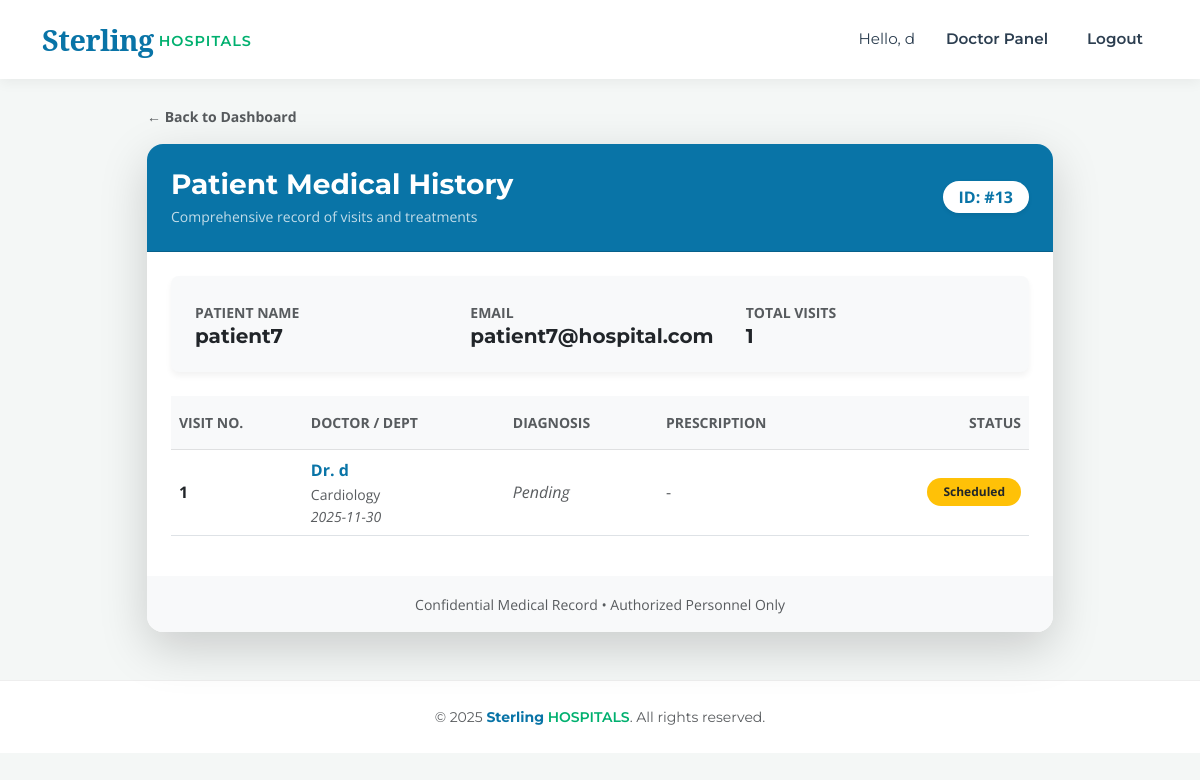
The page /patient_history/13 (signed in) on the database as committed earlier.
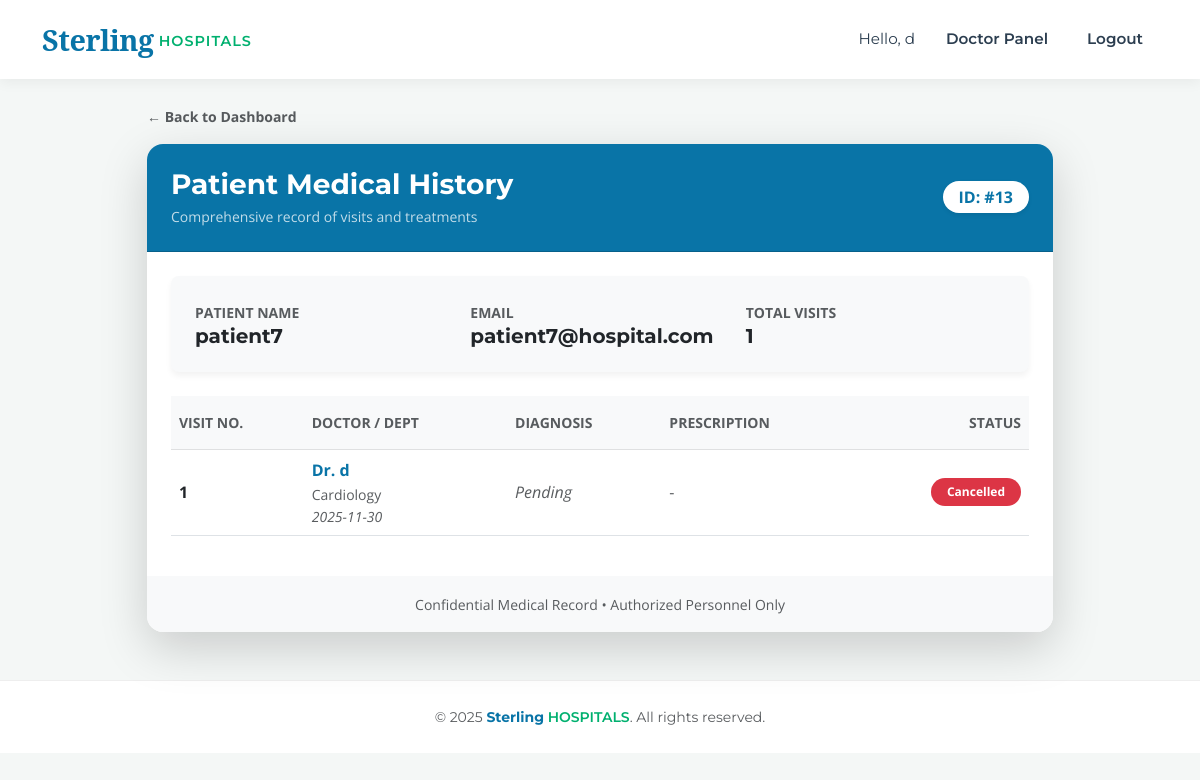
The same page on the database as committed later.
### models.py (models this page shows)
class Appointment(db.Model):
    __tablename__ = 'appointments'
    id = db.Column(db.Integer, primary_key=True)
    patient_id = db.Column(db.Integer, db.ForeignKey('users.id'), nullable=False)
    doctor_id = db.Column(db.Integer, db.ForeignKey('users.id'), nullable=False)
    appointment_date = db.Column(db.Date, nullable=False)
    appointment_time = db.Column(db.Time, nullable=False)
    status = db.Column(db.String(20), default='Pending')
    treatment = db.relationship('Treatment', backref='appointment', uselist=False, lazy=True)
    created_at = db.Column(db.DateTime, default=datetime.utcnow)

class User(db.Model, UserMixin):
    __tablename__ = 'users'
    id = db.Column(db.Integer, primary_key=True)
    username = db.Column(db.String(100), unique=True, nullable=False)
    email = db.Column(db.String(120), unique=True, nullable=False)
    password = db.Column(db.String(200), nullable=False)
    role = db.Column(db.String(20), nullable=False)  # admin, doctor, patient
    phone_number = db.Column(db.String(15), nullable=True)
    is_active_user = db.Column(db.Boolean, default=True)
    department_id = db.Column(db.Integer, db.ForeignKey('departments.id'), nullable=True)
    doctor_appointments = db.relationship('Appointment', foreign_keys='Appointment.doctor_id', backref='doctor_ref', lazy=True)
    patient_appointments = db.relationship('Appointment', foreign_keys='Appointment.patient_id', backref='patient_ref', lazy=True)

class Department(db.Model):
    __tablename__ = 'departments'
    id = db.Column(db.Integer, primary_key=True)
    name = db.Column(db.String(100), unique=True, nullable=False)
    description = db.Column(db.Text, nullable=True)
    doctors = db.relationship('User', backref='department', lazy=True)

### app.py (the view)
@app.route('/patient_history/<int:patient_id>')
@login_required
def patient_history(patient_id):
    if current_user.role not in ['admin', 'doctor'] and current_user.id != patient_id:
        return redirect(url_for('index'))
    return render_template('patient_history.html', patient=db.session.get(User, patient_id), history=Appointment.query.filter_by(patient_id=patient_id).all())

### app.py (called while the page is built)
@login_manager.user_loader
def load_user(user_id):
    return db.session.get(User, int(user_id))

### templates/patient_history.html (shortened to what the changed rows need)
{% extends "base.html" %}
{% block content %}
<div class="container mt-4">
    <div class="row justify-content-center">
        <div class="col-lg-10">
            <div class="card shadow-lg border-0 rounded-4 overflow-hidden">
                <div class="card-body p-4 bg-white">
                    <div class="table-responsive">
                        <table class="table table-hover align-middle">
                            <thead class="table-light">
                                <tr>
                                    <th class="py-3 text-muted small fw-bold text-uppercase">Visit No.</th>
                                    <th class="py-3 text-muted small fw-bold text-uppercase">Doctor / Dept</th>
                                    <th class="py-3 text-muted small fw-bold text-uppercase">Diagnosis</th>
                                    <th class="py-3 text-muted small fw-bold text-uppercase">Prescription</th>
                                    <th class="py-3 text-muted small fw-bold text-uppercase text-end">Status</th>
                                </tr>
                            </thead>
                            <tbody>
                                {% for appointment in history %}
                                <tr>
                                    <td class="fw-bold text-dark">{{ loop.index }}</td>
                                    <td>
                                        <div class="fw-bold text-primary">Dr. {{ appointment.doctor_ref.username }}</div>
                                        <small class="text-muted">{{ appointment.doctor_ref.department.name if appointment.doctor_ref.department else 'General' }}</small>
                                        <div class="small text-muted fst-italic">{{ appointment.appointment_date }}</div>
                                    </td>
                                    <td>
                                        {% if appointment.treatment %}
                                            {{ appointment.treatment.diagnosis }}
                                        {% else %}
                                            <span class="text-muted fst-italic">Pending</span>
                                        {% endif %}
                                    </td>
                                    <td>
                                        {% if appointment.treatment %}
                                            {{ appointment.treatment.prescription }}
                                        {% else %}
                                            <span class="text-muted">-</span>
                                        {% endif %}
                                    </td>
                                    <td class="text-end">
                                        {% if appointment.status == 'Completed' %}
                                            <span class="badge bg-success text-white rounded-pill px-3 py-2">Completed</span>
                                        {% elif appointment.status == 'Cancelled' %}
                                            <span class="badge bg-danger text-white rounded-pill px-3 py-2">Cancelled</span>
                                        {% else %}
                                            <span class="badge bg-warning text-dark rounded-pill px-3 py-2">Scheduled</span>
                                        {% endif %}
                                    </td>
                                </tr>
                                {% endfor %}
                            </tbody>
                        </table>
                    </div>
                </div>
            </div>
        </div>
    </div>
</div>
{% endblock %}

Rows that differ between the two databases and show on the page:
changed Appointment "Cardiology": status "Scheduled" → "Cancelled"
